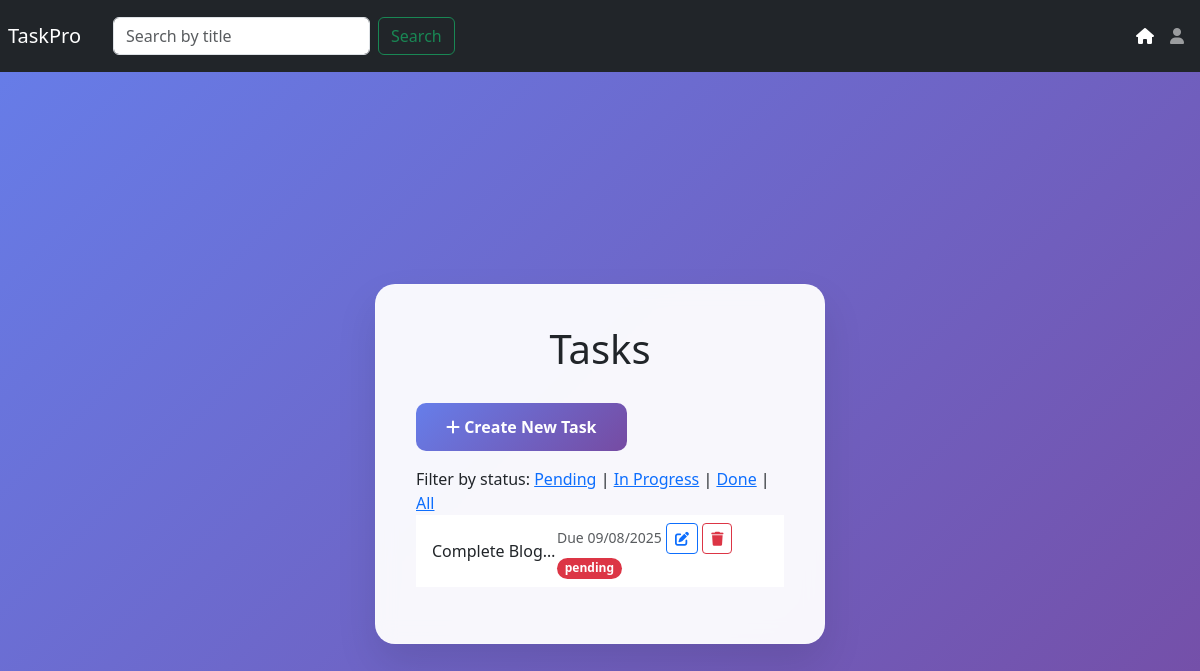
/tasks/ (signed in), run on an earlier commit of the app's database.
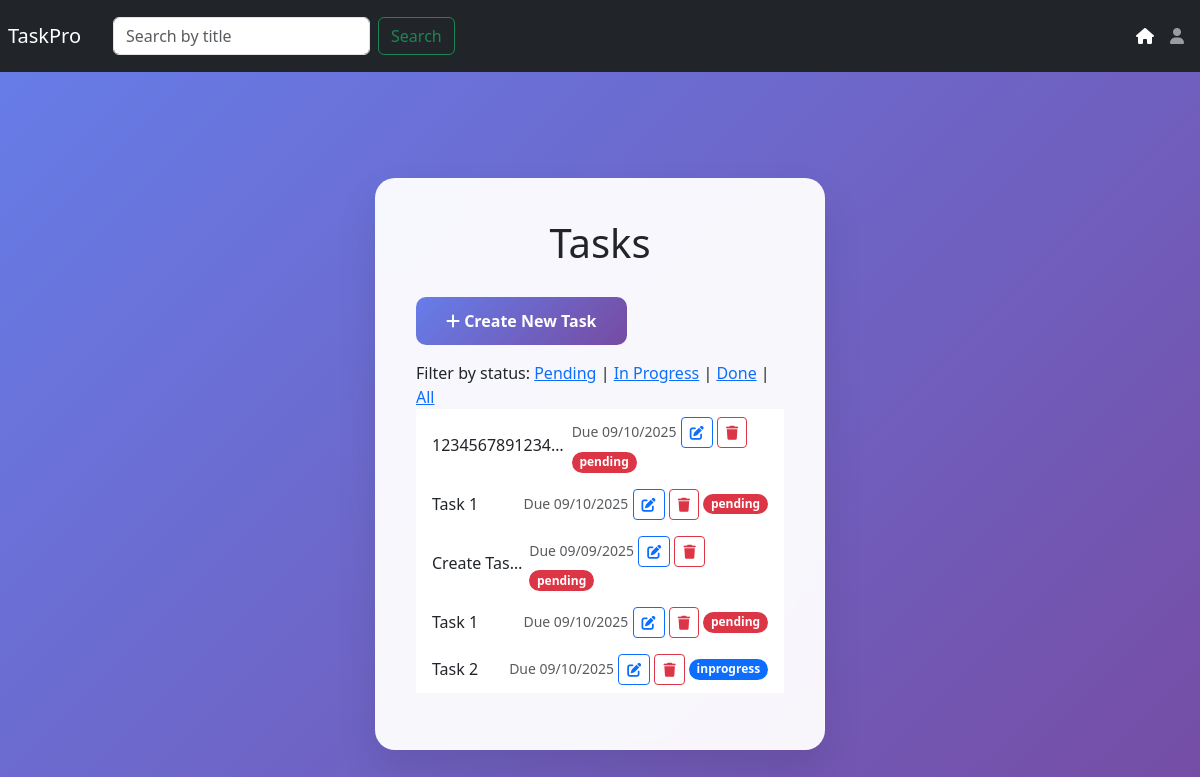
And on a later commit of the database.
### task_main/models.py (models this page shows, shortened)
class Tasks(models.Model):
    title=models.CharField(max_length=50,)
    slug=models.SlugField(max_length=255,unique=True)
    description=models.CharField(max_length=255)
    expiry=models.DateField()
    priority=models.CharField(max_length=10,choices=priority_choices,default='Lowest')
    status=models.CharField(choices=status_choices,default='pending')
    user=models.ForeignKey(CustomUser,on_delete=models.CASCADE)

### task_main/views.py (the view)
# urls.py: path('',views.TaskListView.as_view(), name='tasklist'),
class TaskListView(mixins.ListModelMixin,GenericAPIView):
    permission_classes=[IsAuthenticated,]
    serializer_class=TaskListCreateSerializer
    renderer_classes=[TemplateHTMLRenderer]
    def get_queryset(self):
        queryset = Tasks.objects.filter(user=self.request.user).order_by('priority')
        status = self.request.query_params.get('status')
        sortby = self.request.query_params.get('sortby')
        if status:
            print(status)
            queryset = queryset.filter(status=status)
            if sortby:
                print(sortby)
                queryset.order_by(sortby)
        return queryset
    def get(self, request, *args, **kwargs):
        queryset = self.get_queryset()
        return Response({'tasks': queryset}, template_name='task_main/tasklist.html')

### templates/task_main/tasklist.html (shortened to what this page needs)
{% extends 'base.html' %}
{% block content %}
<div class="auth-card mb-3">
    <h1 class="auth-header">Tasks</h1>
    <div class="d-flex justify-content-between mb-3">
        <a href='{% url "taskcreate" %}' class="btn btn-primary"><i class="fas fa-plus"></i> Create New Task</a>
    </div>
    <div>
        Filter by status:
        <a href="{% url 'tasklist' %}?status=pending">Pending</a> |
        <a href="{% url 'tasklist' %}?status=in progress">In Progress</a> |
        <a href="{% url 'tasklist' %}?status=done">Done</a> |
        <a href="{% url 'tasklist' %}">All</a>
    </div>
{% if tasks %}
    <div class="d-flex-row justify-content-between flex-wrap">
        {% for task in tasks %}
        <div class="mb-3">
            <ul class="list-group list-group-flush">
                <li class="list-group-item d-flex align-items-center gap-2">
                    <div class="d-flex align-items-center flex-grow-1 gap-6 overflow-hidden">
                        <label for="id_title" class="form-check-label truncate flex-grow-1 mb-0">{{ task.title}}</label>
                        <div class="d-flex-center gap-2">
                            <span class="text-muted small flex-shrink-0">Due {{ task.expiry|date:"SHORT_DATE_FORMAT"}}</span>
                        <a href="{% url 'taskedit' slug=task.slug %}"
                            class="btn btn-sm btn-outline-primary flex-shrink-0"><i class="fas fa-edit"></i></a>
                        <a href="{% url 'taskdelete' slug=task.slug %}"
                            class="btn btn-sm btn-outline-danger flex-shrink-0"><i class="fas fa-trash"></i></a>
                        <span
                            class="badge rounded-pill bg-{% if task.status == 'done' %}success{% elif task.status == 'in progress' %}primary{% else %}danger{% endif %} flex-shrink-0">
                            {% if task.status == 'done' %}done{% elif task.status == 'in progress' %}inprogress{% else %}pending{% endif %}
                        </span>
                        </div>
                    </div>
                </li>
            </ul>
            {% endfor %}
        </div>
        {% else %}
        <h5>No tasks found</h5>
    </div>
    {% endif %}
    {% endblock %}

What changed in the data, as far as the page shows it:
removed Tasks: title "Complete Blog…", expiry "09/08/2025", status "pending"
added Tasks: title "1234567891234…", expiry "09/10/2025", status "pending"
added Tasks: title "Task 1", expiry "09/10/2025", status "pending"
added Tasks: title "Create Tas…", expiry "09/09/2025", status "pending"
added Tasks: title "Task 1", expiry "09/10/2025", status "pending"
added Tasks: title "Task 2", expiry "09/10/2025", status "inprogress"
